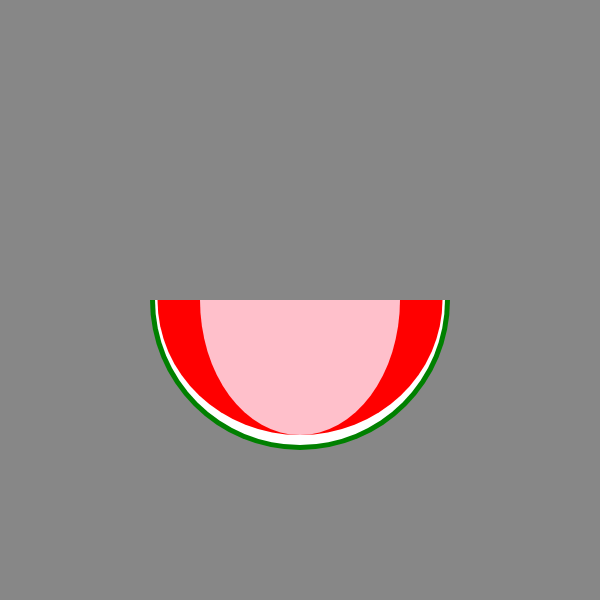
Frame 1 (no input)
Frame 60 (no input): identical to frame 1, image omitted
Frame 120 (the mouse pressed at the canvas centre since frame 60): identical to frame 1, image omitted

The p5.js sketch that drew this single still picture (run headless with seeded random() and noise() and a simulated clock; from frame 60 on, the mouse is pressed at the canvas centre):

// p5.js sketch
// ── sketch.js
let angle = 0
let objectScale = 1
let greenHalfCircle = {
x: 0,
y: 0,
xWidth: 300,
yHeight: 300,
start: 0,
HowMuchPi: 3.14159265358979323846,
color: 'green',
transX: 300,
transY: 300,
xspeed: 2,
yspeed: -6,
}


let whiteHalfCircle = {
x: 0,
y: 0,
xWidth: 290,
yHeight: 290,
start: 0,
HowMuchPi: 3.14159265358979323846,
color: 255,
transX: 300,
transY: 300,
xspeed: 4,
yspeed: -5,
}


let redHalfCircle = {
x: 0,
y: 0,
xWidth: 285,
yHeight: 270,
start: 0,
HowMuchPi: 3.14159265358979323846,
color: 'red',
transX: 300,
transY: 300,
xspeed: 1,
yspeed: -3,
}


let pinkHalfCircle = {
x: 0,
y: 0,
xWidth: 200,
yHeight: 270,
start: 0,
HowMuchPi: 3.14159265358979323846,
color: 'pink',
transX: 300,
transY: 300,
xspeed: -.5,
yspeed: -1,
}
// let halfCircles = [greenHalfCircle, whiteHalfCircle, redHalfCircle, pinkHalfCircle];
// let halfCirclePosition = [];
//
// // let seeds = [seed01, seed02, seed03, seed04, seed05, seed06, seed07];

let watermelonFromClass01;
let watermelonFromClass02;
let watermelonFromClass03;
let watermelonFromClass04;

function setup() {
// put setup code here


// for (i = 0; halfCircles.length; i++){
//   halfCirclePosition[i] = new Watermelon(halfCircles[i]);
// }
watermelonFromClass01 = new Watermelon(greenHalfCircle);
watermelonFromClass02 = new Watermelon(whiteHalfCircle);
watermelonFromClass03 = new Watermelon(redHalfCircle);
watermelonFromClass04 = new Watermelon(pinkHalfCircle);

createCanvas(600, 600);
}

function draw() {
// put drawing code here
background(135);

watermelonFromClass01.drawHalfCircle();
watermelonFromClass02.drawHalfCircle();
watermelonFromClass03.drawHalfCircle();
watermelonFromClass04.drawHalfCircle();
// drawHalfCircle(whiteHalfCircle);
// drawHalfCircle(redHalfCircle);
// drawHalfCircle(pinkHalfCircle);
}
class Watermelon {
  constructor(saidGeo){
    this.saidGeo = saidGeo;
  }
    drawHalfCircle() {
      push();
      noStroke();
      translate(this.saidGeo.transX, this.saidGeo.transY)
      fill(this.saidGeo.color)
      arc(this.saidGeo.x, this.saidGeo.y, this.saidGeo.xWidth, this.saidGeo.yHeight, this.saidGeo.start, this.saidGeo.HowMuchPi)
      pop();
    }
  }

// }
// function drawHalfCircle(saidGeo) {
// push();
// noStroke();
// translate(saidGeo.transX, saidGeo.transY)
// fill(saidGeo.color)
// arc(saidGeo.x, saidGeo.y, saidGeo.xWidth, saidGeo.yHeight, saidGeo.start, saidGeo.HowMuchPi)
// pop();
// }
